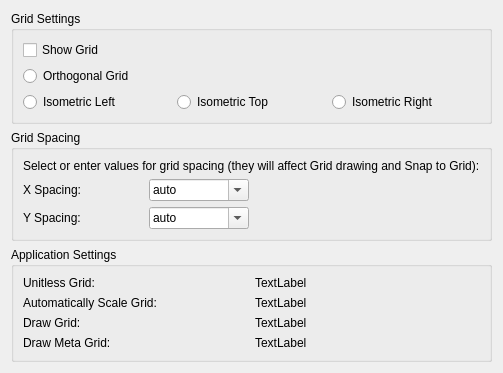
     <widget class="QWidget" name="tabGrid">
      <attribute name="title">
       <string>&amp;Grid</string>
      </attribute>
      <layout class="QGridLayout" name="gridLayout_9">
       <item row="0" column="0" rowspan="2" colspan="2">
        <widget class="QGroupBox" name="bgGrid">
         <property name="minimumSize">
          <size>
           <width>120</width>
           <height>60</height>
          </size>
         </property>
         <property name="title">
          <string>Grid Settings</string>
         </property>
         <layout class="QGridLayout" name="gridLayout_7">
          <item row="3" column="2">
           <widget class="QRadioButton" name="rbIsoRight">
            <property name="sizePolicy">
             <sizepolicy hsizetype="Preferred" vsizetype="Preferred">
              <horstretch>0</horstretch>
              <verstretch>0</verstretch>
             </sizepolicy>
            </property>
            <property name="minimumSize">
             <size>
              <width>80</width>
              <height>0</height>
             </size>
            </property>
            <property name="toolTip">
             <string>Right isometric grid</string>
            </property>
            <property name="text">
             <string>Isometric Right</string>
            </property>
           </widget>
          </item>
          <item row="3" column="0">
           <widget class="QRadioButton" name="rbIsoLeft">
            <property name="sizePolicy">
             <sizepolicy hsizetype="Minimum" vsizetype="Preferred">
              <horstretch>0</horstretch>
              <verstretch>0</verstretch>
             </sizepolicy>
            </property>
            <property name="minimumSize">
             <size>
              <width>80</width>
              <height>0</height>
             </size>
            </property>
            <property name="toolTip">
             <string>Left isometric grid</string>
            </property>
            <property name="text">
             <string>Isometric Left</string>
            </property>
           </widget>
          </item>
          <item row="2" column="0" colspan="3">
           <widget class="QRadioButton" name="rbOrthogonalGrid">
            <property name="minimumSize">
             <size>
              <width>80</width>
              <height>0</height>
             </size>
            </property>
            <property name="toolTip">
             <string>Use orthogonal grid</string>
            </property>
            <property name="text">
             <string>Orthogonal Grid</string>
            </property>
            <property name="autoExclusive">
             <bool>true</bool>
            </property>
           </widget>
          </item>
          <item row="1" column="0" colspan="2">
           <widget class="QCheckBox" name="cbGridOn">
            <property name="toolTip">
             <string>If checked, grid will be shown for this drawing</string>
            </property>
            <property name="text">
             <string>Show Grid</string>
            </property>
           </widget>
          </item>
          <item row="3" column="1">
           <widget class="QRadioButton" name="rbIsoTop">
            <property name="sizePolicy">
             <sizepolicy hsizetype="Minimum" vsizetype="Preferred">
              <horstretch>0</horstretch>
              <verstretch>0</verstretch>
             </sizepolicy>
            </property>
            <property name="minimumSize">
             <size>
              <width>80</width>
              <height>0</height>
             </size>
            </property>
            <property name="toolTip">
             <string>Top isometric grid</string>
            </property>
            <property name="text">
             <string>Isometric Top</string>
            </property>
           </widget>
          </item>
         </layout>
        </widget>
       </item>
       <item row="5" column="0">
        <spacer name="verticalSpacer">
         <property name="orientation">
          <enum>Qt::Vertical</enum>
         </property>
         <property name="sizeHint" stdset="0">
          <size>
           <width>20</width>
           <height>0</height>
          </size>
         </property>
        </spacer>
       </item>
       <item row="4" column="0" colspan="2">
        <widget class="QGroupBox" name="groupBox_2">
         <property name="title">
          <string>Application Settings</string>
         </property>
         <layout class="QGridLayout" name="gridLayout_8">
          <item row="2" column="0">
           <widget class="QLabel" name="label_14">
            <property name="text">
             <string>Draw Grid:</string>
            </property>
           </widget>
          </item>
          <item row="0" column="0">
           <widget class="QLabel" name="label_13">
            <property name="text">
             <string>Unitless Grid:</string>
            </property>
           </widget>
          </item>
          <item row="1" column="1">
           <widget class="QLabel" name="lGridStateScaling">
            <property name="text">
             <string>TextLabel</string>
            </property>
           </widget>
          </item>
          <item row="1" column="0">
           <widget class="QLabel" name="label_12">
            <property name="text">
             <string>Automatically Scale Grid:</string>
            </property>
           </widget>
          </item>
          <item row="3" column="0">
           <widget class="QLabel" name="label_15">
            <property name="text">
             <string>Draw Meta Grid:</string>
            </property>
           </widget>
          </item>
          <item row="0" column="1">
           <widget class="QLabel" name="lGridStateUnitless">
            <property name="text">
             <string>TextLabel</string>
            </property>
           </widget>
          </item>
          <item row="2" column="1">
           <widget class="QLabel" name="lGridStateDrawGrid">
            <property name="text">
             <string>TextLabel</string>
            </property>
           </widget>
          </item>
          <item row="3" column="1">
           <widget class="QLabel" name="lGridStateDrawMetaGrid">
            <property name="text">
             <string>TextLabel</string>
            </property>
           </widget>
          </item>
         </layout>
        </widget>
       </item>
       <item row="3" column="0" colspan="2">
        <widget class="QGroupBox" name="groupBox">
         <property name="title">
          <string>Grid Spacing</string>
         </property>
         <layout class="QGridLayout" name="gridLayout_6">
          <item row="1" column="0">
           <widget class="QLabel" name="lXSpacing">
            <property name="minimumSize">
             <size>
              <width>120</width>
              <height>0</height>
             </size>
            </property>
            <property name="text">
             <string>X Spacing:</string>
            </property>
            <property name="wordWrap">
             <bool>false</bool>
            </property>
           </widget>
          </item>
          <item row="2" column="0">
           <widget class="QLabel" name="lYSpacing">
            <property name="text">
             <string>Y Spacing:</string>
            </property>
            <property name="wordWrap">
             <bool>false</bool>
            </property>
           </widget>
          </item>
          <item row="1" column="1">
           <widget class="QComboBox" name="cbXSpacing">
            <property name="minimumSize">
             <size>
              <width>100</width>
              <height>0</height>
             </size>
            </property>
            <property name="toolTip">
             <string>Select or enter grid spacing value by X axis</string>
            </property>
            <property name="editable">
             <bool>true</bool>
            </property>
            <item>
             <property name="text">
              <string>auto</string>
             </property>
            </item>
            <item>
             <property name="text">
              <string notr="true">0.01</string>
             </property>
            </item>
            <item>
             <property name="text">
              <string notr="true">0.1</string>
             </property>
            </item>
            <item>
             <property name="text">
              <string notr="true">1</string>
             </property>
            </item>
            <item>
             <property name="text">
              <string notr="true">10</string>
             </property>
            </item>
           </widget>
          </item>
          <item row="2" column="1">
           <widget class="QComboBox" name="cbYSpacing">
            <property name="toolTip">
             <string>Select or input grid spacing value by Y axis</string>
            </property>
            <property name="editable">
             <bool>true</bool>
            </property>
            <item>
             <property name="text">
              <string>auto</string>
             </property>
            </item>
            <item>
             <property name="text">
              <string notr="true">0.01</string>
             </property>
            </item>
            <item>
             <property name="text">
              <string notr="true">0.1</string>
             </property>
            </item>
            <item>
             <property name="text">
              <string notr="true">1</string>
             </property>
            </item>
            <item>
             <property name="text">
              <string notr="true">10</string>
             </property>
            </item>
           </widget>
          </item>
          <item row="1" column="2">
           <spacer name="horizontalSpacer">
            <property name="orientation">
             <enum>Qt::Horizontal</enum>
            </property>
            <property name="sizeHint" stdset="0">
             <size>
              <width>0</width>
              <height>20</height>
             </size>
            </property>
           </spacer>
          </item>
          <item row="0" column="0" colspan="3">
           <widget class="QLabel" name="label_16">
            <property name="text">
             <string>Select or enter values for grid spacing (they will affect Grid drawing and Snap to Grid):</string>
            </property>
           </widget>
          </item>
         </layout>
        </widget>
       </item>
      </layout>
     </widget>
